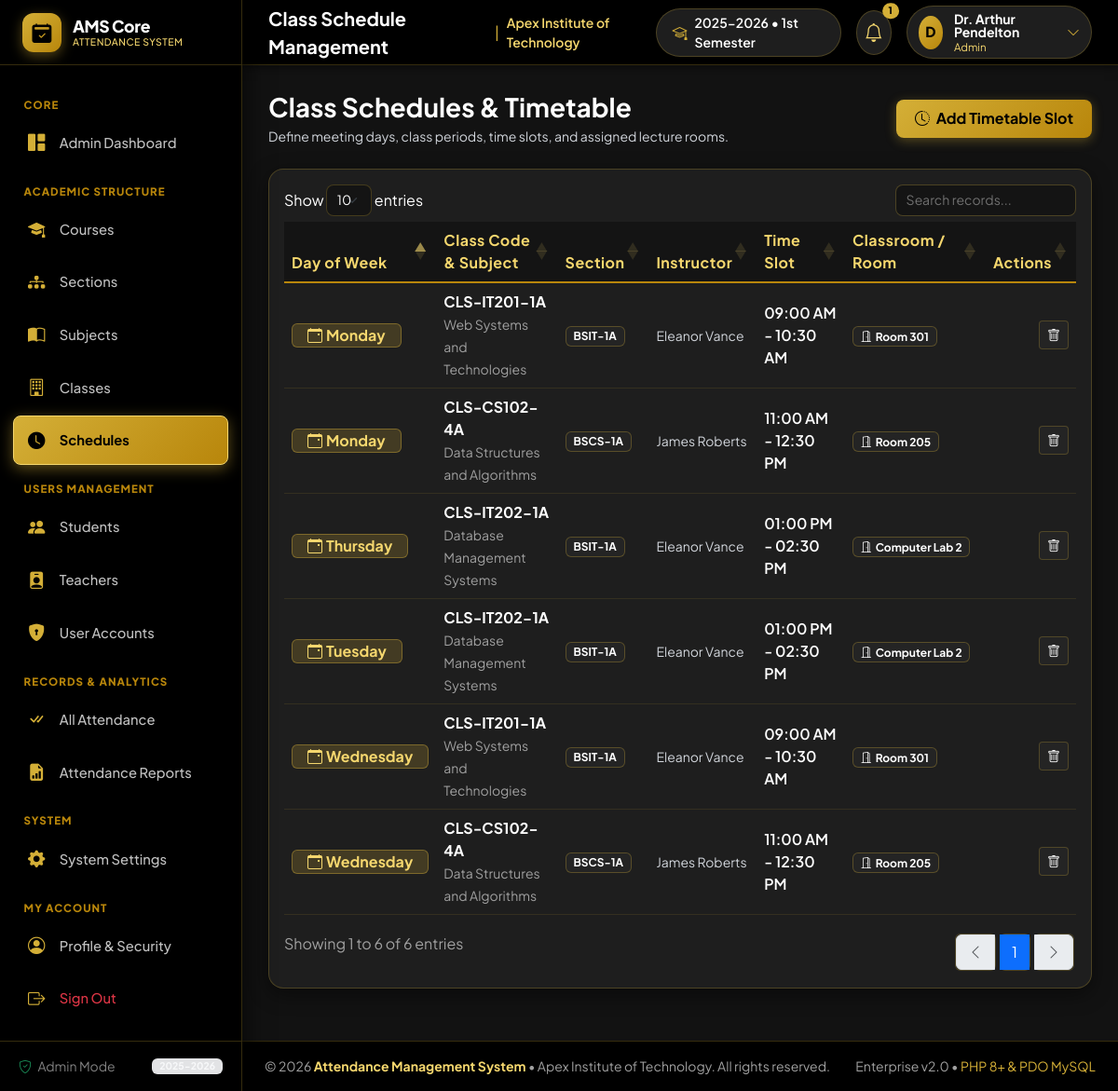
Screenshot of /schedules.php (signed in) with the database file from the repository.
### tables this page shows
CREATE TABLE `schedules` (
  `id` INT AUTO_INCREMENT PRIMARY KEY,
  `class_id` INT NOT NULL,
  `day_of_week` ENUM('Monday', 'Tuesday', 'Wednesday', 'Thursday', 'Friday', 'Saturday', 'Sunday') NOT NULL,
  `start_time` TIME NOT NULL,
  `end_time` TIME NOT NULL,
  `room` VARCHAR(50) DEFAULT 'Room 301',
  `created_at` TIMESTAMP DEFAULT CURRENT_TIMESTAMP,
  FOREIGN KEY (`class_id`) REFERENCES `classes` (`id`) ON DELETE CASCADE,
  INDEX `idx_schedules_class` (`class_id`)
);

CREATE TABLE `classes` (
  `id` INT AUTO_INCREMENT PRIMARY KEY,
  `class_code` VARCHAR(50) NOT NULL UNIQUE,
  `subject_id` INT NOT NULL,
  `section_id` INT NOT NULL,
  `teacher_id` INT NOT NULL,
  `academic_year` VARCHAR(20) DEFAULT '2025-2026',
  `semester` VARCHAR(20) DEFAULT '1st Semester',
  `room` VARCHAR(50) DEFAULT 'Room 301',
  `status` ENUM('active', 'completed', 'cancelled') DEFAULT 'active',
  `created_at` TIMESTAMP DEFAULT CURRENT_TIMESTAMP,
  FOREIGN KEY (`subject_id`) REFERENCES `subjects` (`id`) ON DELETE CASCADE,
  FOREIGN KEY (`section_id`) REFERENCES `sections` (`id`) ON DELETE CASCADE,
  FOREIGN KEY (`teacher_id`) REFERENCES `teachers` (`id`) ON DELETE CASCADE,
  INDEX `idx_classes_subject` (`subject_id`),
  INDEX `idx_classes_teacher` (`teacher_id`),
  INDEX `idx_classes_section` (`section_id`)
);

CREATE TABLE `subjects` (
  `id` INT AUTO_INCREMENT PRIMARY KEY,
  `subject_code` VARCHAR(20) NOT NULL UNIQUE,
  `subject_name` VARCHAR(150) NOT NULL,
  `units` INT DEFAULT 3,
  `description` TEXT NULL,
  `status` ENUM('active', 'inactive') DEFAULT 'active',
  `created_at` TIMESTAMP DEFAULT CURRENT_TIMESTAMP
);

CREATE TABLE `sections` (
  `id` INT AUTO_INCREMENT PRIMARY KEY,
  `section_name` VARCHAR(50) NOT NULL,
  `course_id` INT NOT NULL,
  `year_level_id` INT NOT NULL,
  `capacity` INT DEFAULT 40,
  `status` ENUM('active', 'inactive') DEFAULT 'active',
  `created_at` TIMESTAMP DEFAULT CURRENT_TIMESTAMP,
  FOREIGN KEY (`course_id`) REFERENCES `courses` (`id`) ON DELETE CASCADE,
  FOREIGN KEY (`year_level_id`) REFERENCES `year_levels` (`id`) ON DELETE CASCADE,
  INDEX `idx_sections_course` (`course_id`),
  INDEX `idx_sections_year` (`year_level_id`)
);

### database.php (called while the page is built, shortened)
<?php
class Database {
    private static $instance = null;
    private $pdo;
    private $host = '127.0.0.1';
    private $dbname = 'attendance_management';
    private $user = 'root';
    private $pass = '';
    private $charset = 'utf8mb4';
    private function __construct() {
        $dsn = "mysql:host={$this->host};dbname={$this->dbname};charset={$this->charset}";
        $options = [
            PDO::ATTR_ERRMODE            => PDO::ERRMODE_EXCEPTION,
            PDO::ATTR_DEFAULT_FETCH_MODE => PDO::FETCH_ASSOC,
            PDO::ATTR_EMULATE_PREPARES   => false,
            PDO::MYSQL_ATTR_INIT_COMMAND => "SET NAMES utf8mb4 COLLATE utf8mb4_unicode_ci"
        ];
        try {
            $this->pdo = new PDO($dsn, $this->user, $this->pass, $options);
        } catch (PDOException $e) {
            die("Database connection failed: " . htmlspecialchars($e->getMessage()));
        }
    }
    public static function getInstance() {
        if (self::$instance === null) {
            self::$instance = new self();
        }
        return self::$instance;
    }
    public function getConnection() {
        return $this->pdo;
    }
}

### Class.php (called while the page is built, shortened)
<?php
require_once __DIR__ . '/../config/database.php';
class ClassModel {
    private $db;
    public function __construct() {
        $this->db = Database::getInstance()->getConnection();
    }
    public function getSchedules($classId = null) {
        if ($classId) {
            $stmt = $this->db->prepare("
                SELECT s.*, c.class_code, sub.subject_name, sec.section_name,
                       CONCAT(t.first_name, ' ', t.last_name) AS teacher_name
                FROM schedules s
                JOIN classes c ON s.class_id = c.id
                JOIN subjects sub ON c.subject_id = sub.id
                JOIN sections sec ON c.section_id = sec.id
                JOIN teachers t ON c.teacher_id = t.id
                WHERE s.class_id = ?
                ORDER BY FIELD(s.day_of_week, 'Monday','Tuesday','Wednesday','Thursday','Friday','Saturday','Sunday'), s.start_time ASC
            ");
            $stmt->execute([$classId]);
        } else {
            $stmt = $this->db->query("
                SELECT s.*, c.class_code, sub.subject_name, sec.section_name,
                       CONCAT(t.first_name, ' ', t.last_name) AS teacher_name
                FROM schedules s
                JOIN classes c ON s.class_id = c.id
                JOIN subjects sub ON c.subject_id = sub.id
                JOIN sections sec ON c.section_id = sec.id
                JOIN teachers t ON c.teacher_id = t.id
                ORDER BY FIELD(s.day_of_week, 'Monday','Tuesday','Wednesday','Thursday','Friday','Saturday','Sunday'), s.start_time ASC
            ");
        }
        return $stmt->fetchAll();
    }
}

### functions.php (called while the page is built, shortened)
<?php
function e($string) {
    return htmlspecialchars((string)$string, ENT_QUOTES, 'UTF-8');
}
function format_time($timeStr, $format = 'h:i A') {
    return date($format, strtotime($timeStr));
}

### schedules.php (the view, shortened to what this page needs)
<?php
require_once __DIR__ . '/../includes/functions.php';
require_once __DIR__ . '/../models/Class.php';
$classModel = new ClassModel();
$schedules = $classModel->getSchedules();
require_once __DIR__ . '/../views/layouts/header.php';
require_once __DIR__ . '/../views/layouts/sidebar.php';
require_once __DIR__ . '/../views/layouts/navbar.php';
?>
<div class="d-flex flex-column flex-md-row justify-content-between align-items-md-center gap-3 mb-4">
    <div>
        <h3 class="fw-bold text-dark mb-1">Class Schedules & Timetable</h3>
        <p class="text-secondary small mb-0">Define meeting days, class periods, time slots, and assigned lecture rooms.</p>
    </div>
    <div>
        <button type="button" class="btn btn-primary" data-bs-toggle="modal" data-bs-target="#addScheduleModal">
            <i class="bi bi-clock-history me-1"></i> Add Timetable Slot
        </button>
    </div>
</div>
<div class="card-modern">
    <div class="card-body p-0">
        <div class="table-responsive p-3">
            <table class="table table-hover align-middle datatable w-100">
                <thead class="table-light">
                    <tr>
                        <th>Day of Week</th>
                        <th>Class Code & Subject</th>
                        <th>Section</th>
                        <th>Instructor</th>
                        <th>Time Slot</th>
                        <th>Classroom / Room</th>
                        <th class="text-end">Actions</th>
                    </tr>
                </thead>
                <tbody>
                    <?php foreach ($schedules as $sc): ?>
                        <tr>
                            <td>
                                <span class="badge bg-primary-subtle text-primary border border-primary-subtle fs-6 px-3 py-1">
                                    <i class="bi bi-calendar-event me-1"></i><?= e($sc['day_of_week']) ?>
                                </span>
                            </td>
                            <td>
                                <div class="fw-bold text-dark"><?= e($sc['class_code']) ?></div>
                                <small class="text-muted"><?= e($sc['subject_name']) ?></small>
                            </td>
                            <td><span class="badge bg-light text-dark border"><?= e($sc['section_name']) ?></span></td>
                            <td><small class="text-secondary"><?= e($sc['teacher_name']) ?></small></td>
                            <td>
                                <span class="fw-semibold text-dark">
                                    <?= format_time($sc['start_time']) ?> - <?= format_time($sc['end_time']) ?>
                                </span>
                            </td>
                            <td>
                                <span class="badge bg-light text-dark border">
                                    <i class="bi bi-door-open me-1"></i><?= e($sc['room']) ?>
                                </span>
                            </td>
                            <td class="text-end">
                                <form method="POST" action="<?= BASE_URL ?>/admin/schedules.php" class="d-inline">
                                    <button type="button" class="btn btn-sm btn-light border text-danger btn-delete-confirm" title="Delete Schedule">
                                        <i class="bi bi-trash"></i>
                                    </button>
                                </form>
                            </td>
                        </tr>
                    <?php endforeach; ?>
                </tbody>
            </table>
        </div>
    </div>
</div>
<?php
require_once __DIR__ . '/../views/layouts/footer.php';
?>

### style.css (style rules this page uses)
:root { --gold: #D4AF37; --gold-dark: #B8860B; --gold-light: #F5D76E; --black: #000000; --bg-dark: #121212; --bg-card: #1E1E1E; --bg-card-header: #171717; --bg-input: #141414; --text-white: #FFFFFF; --text-gold-light: #F5D76E; --text-muted: #A0A0A0; --text-secondary: #D1D5DB; --gold-subtle: rgba(212, 175, 55, 0.12); --gold-border: rgba(212, 175, 55, 0.25); --gold-border-strong: rgba(212, 175, 55, 0.55); --gold-gradient: linear-gradient(135deg, #D4AF37 0%, #B8860B 100%); --gold-gradient-hover: linear-gradient(135deg, #F5D76E 0%, #D4AF37 100%); --gold-dashboard-bg: linear-gradient(135deg, #E2BF53 0%, #D4AF37 40%, #B8860B 100%); --primary: var(--gold); --primary-hover: var(--gold-dark); --primary-light: var(--gold-subtle); --primary-gradient: var(--gold-gradient); --navy-dark: var(--black); --navy-surface: var(--bg-card); --navy-border: var(--gold-border); --navy-muted: var(--text-muted); --bg-light: var(--bg-dark); --surface-light: var(--bg-card); --border-color: var(--gold-border); --text-primary: var(--text-white); --sidebar-width: 260px; --topbar-height: 70px; --radius-sm: 8px; --radius-md: 12px; --radius-lg: 16px; --radius-xl: 20px; --shadow-subtle: 0 2px 10px rgba(0, 0, 0, 0.5); --shadow-card: 0 6px 22px rgba(0, 0, 0, 0.45); --shadow-elevated: 0 12px 32px rgba(0, 0, 0, 0.65); }
*, *::before, *::after { box-sizing: border-box; }
body { font-family: 'Plus Jakarta Sans', -apple-system, BlinkMacSystemFont, "Segoe UI", Roboto, sans-serif; background-color: var(--bg-dark); color: var(--text-white); min-height: 100vh; overflow-x: hidden; }
.text-dark { color: var(--text-white) !important; }
.text-secondary { color: var(--text-secondary) !important; }
.text-muted { color: var(--text-muted) !important; }
.text-primary { color: var(--gold) !important; }
.card-modern { background: var(--bg-card); border: 1px solid var(--gold-border); border-radius: var(--radius-lg); box-shadow: var(--shadow-card); margin-bottom: 1.75rem; overflow: hidden; color: var(--text-white); }
.card-modern .card-body { padding: 1.5rem; color: var(--text-white); }
.table { --bs-table-bg: var(--bg-card); --bs-table-color: var(--text-white); --bs-table-border-color: rgba(212, 175, 55, 0.15); color: var(--text-white); margin-bottom: 0; }
.table > thead { background-color: var(--bg-dark); }
.table > thead th, .table-light, .table-light th { background-color: #141414 !important; color: var(--text-gold-light) !important; border-bottom: 2px solid var(--gold-dark) !important; font-weight: 700; letter-spacing: 0.03em; }
.table tbody tr { background-color: var(--bg-card); border-bottom: 1px solid rgba(212, 175, 55, 0.12); }
.table tbody td { background-color: var(--bg-card); color: var(--text-white); vertical-align: middle; }
.btn-primary { background: var(--gold-gradient) !important; color: var(--black) !important; font-weight: 700 !important; border: none !important; border-radius: var(--radius-sm); padding: 0.55rem 1.25rem; box-shadow: 0 3px 12px rgba(212, 175, 55, 0.35); transition: all 0.2s ease; }
.btn-light { background: #242424 !important; color: var(--text-white) !important; border: 1px solid var(--gold-border) !important; }
.badge.bg-light { background-color: #242424 !important; color: var(--text-white) !important; border: 1px solid rgba(212, 175, 55, 0.3) !important; }
.badge.bg-primary, .badge.bg-primary-subtle { background-color: rgba(212, 175, 55, 0.2) !important; color: var(--text-gold-light) !important; border: 1px solid rgba(212, 175, 55, 0.4) !important; }

### rows the page displays
schedules: day_of_week "Monday", class.class_code "CLS-IT201-1A", subjects.subject_name "Web Systems and Technologies", sections.section_name "BSIT-1A", teacher_name "Eleanor Vance", start_time "09:00 AM", end_time "10:30 AM", room "Room 301"
schedules: day_of_week "Monday", class.class_code "CLS-CS102-4A", subjects.subject_name "Data Structures and Algorithms", sections.section_name "BSCS-1A", teacher_name "James Roberts", start_time "11:00 AM", end_time "12:30 PM", room "Room 205"
schedules: day_of_week "Tuesday", class.class_code "CLS-IT202-1A", subjects.subject_name "Database Management Systems", sections.section_name "BSIT-1A", teacher_name "Eleanor Vance", start_time "01:00 PM", end_time "02:30 PM", room "Computer Lab 2"
schedules: day_of_week "Wednesday", class.class_code "CLS-IT201-1A", subjects.subject_name "Web Systems and Technologies", sections.section_name "BSIT-1A", teacher_name "Eleanor Vance", start_time "09:00 AM", end_time "10:30 AM", room "Room 301"
schedules: day_of_week "Wednesday", class.class_code "CLS-CS102-4A", subjects.subject_name "Data Structures and Algorithms", sections.section_name "BSCS-1A", teacher_name "James Roberts", start_time "11:00 AM", end_time "12:30 PM", room "Room 205"
schedules: day_of_week "Thursday", class.class_code "CLS-IT202-1A", subjects.subject_name "Database Management Systems", sections.section_name "BSIT-1A", teacher_name "Eleanor Vance", start_time "01:00 PM", end_time "02:30 PM", room "Computer Lab 2"

### other values shown
$role "Admin"
ACADEMIC_YEAR "2025-2026"
$pageTitle "Class Schedule Management"
INSTITUTION_NAME "Apex Institute of Technology"
CURRENT_SEMESTER "1st Semester"
count($notifications) "1"
substr($user['full_name'] ?? 'U', 0, 1) "D"
$user['full_name'] "Dr. Arthur Pendelton"
$user['role'] "Admin"
APP_NAME "Attendance Management System"
